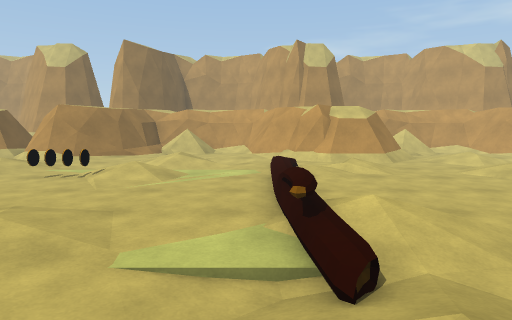
view 1 (above)

16 first-person views from a walk through a Unity game level. The camera is 1.2 m above the floor, tilts 6° down and sees 75° across. The floor is counted in squares, 1 m on a side. Each view is taken from the middle of a square. On the plan, view 1 faces up. The plan holds only what a view shows up to about 14 squares ahead; the rest is blank. The place goes on beyond the plan.

view 2
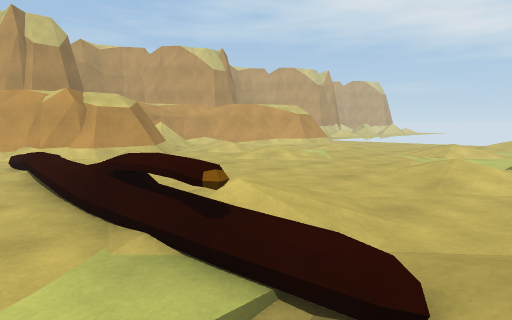

view 3
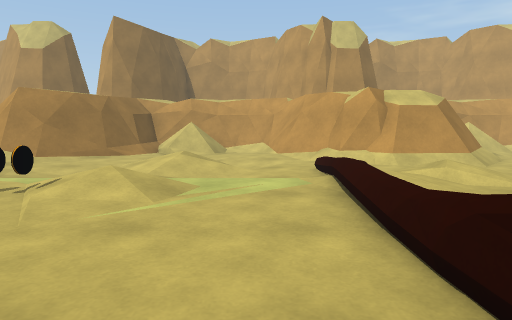

view 4
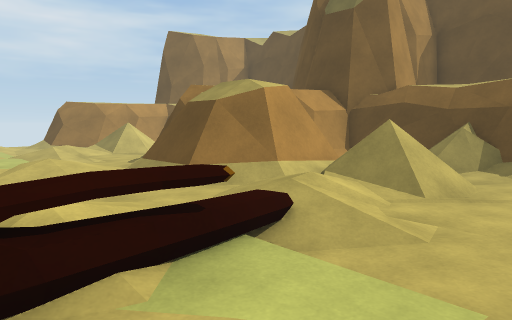

view 5
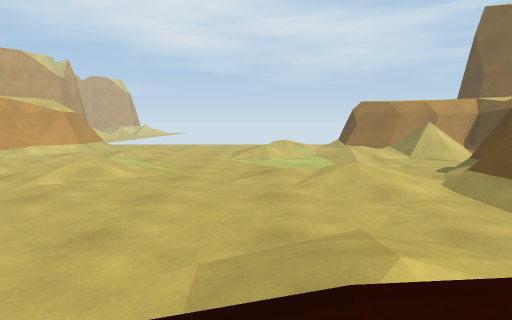

view 6
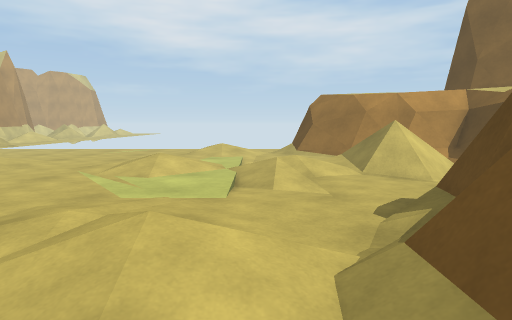

view 7
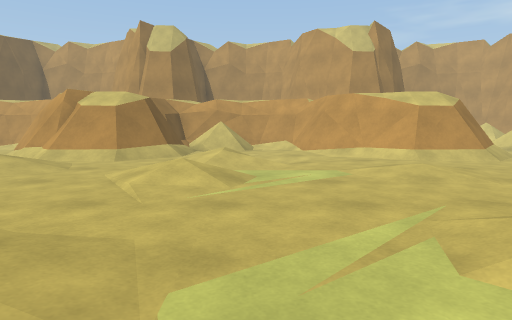

view 8
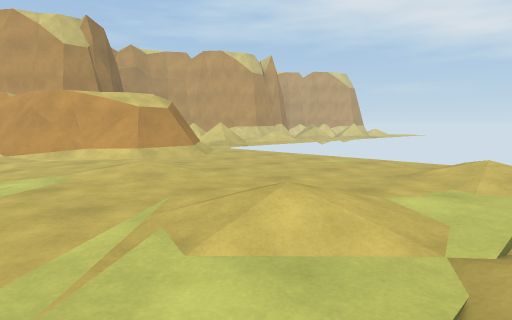

view 9
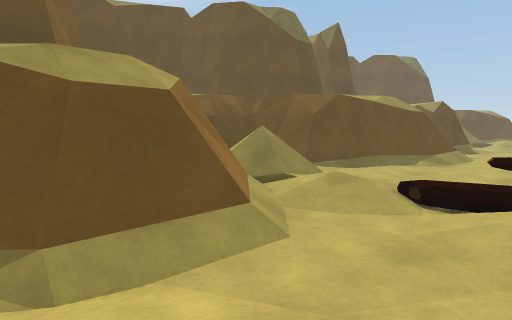

view 10
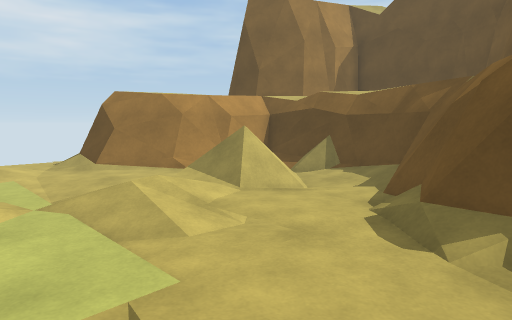

view 11
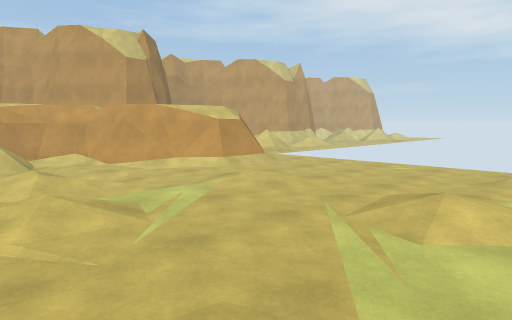

view 12
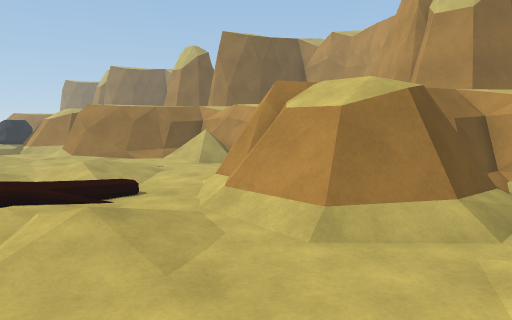

view 13
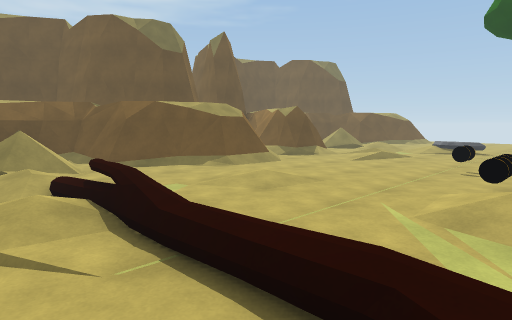

view 14
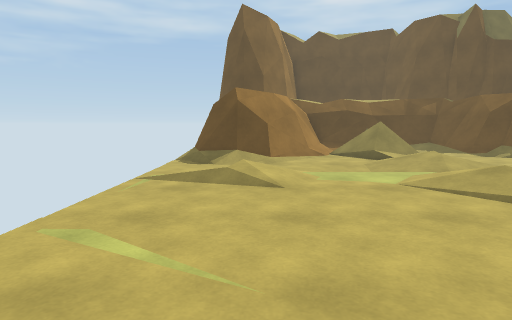

view 15
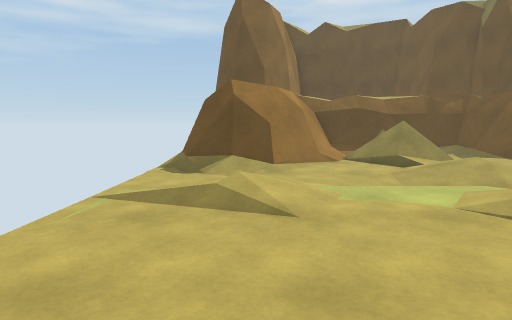

view 16
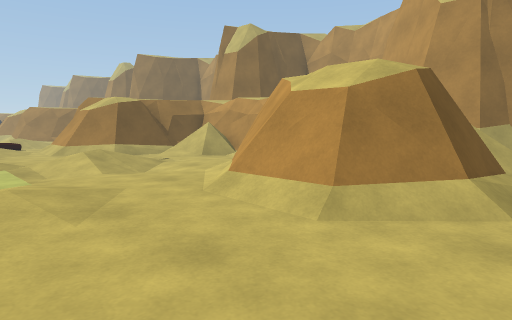

### Floor plan
Key: @ floor where view 1 was taken; # wall or solid block; x gap in a wall; . main floor; : floor 0.25 m higher than the main floor; - floor 0.25 m lower than the main floor; / step, stairs or slope; = window, fence, low wall or low ledge; ^ raised ledge; O other object.
Columns run from 7 left of view 1 to 20 right of it. Each row starts with its distance up from view 1.
 18 ##/OO..##    #///..##    #/
 17 #/.//..###   #///..=##   #=
 16 #..-/-..=#####///-..=#####=
 15 ... //-- #####/ //--./####/
 14 ..////-../===/.///--../==/..
 13 -- ///-.:......///-.........
 12 .- /---.:.//....---.........
 11 ../ /...#.//..///...........
 10 OOO//...O.....///...........
  9 ........=....../............
  8 ........:...................
  7 ........:............/......
  6 ........///........///......
  5 ........x//..//.....//..///.
  4 ........=//..///...../..///.
  3 ......-//....//..-////--./..
  2 ......-///.===/..-////-.../.
  1 ###.....///###==...///../##=
  0  ###...@//######/..///./####
 -1   ###..///##   ##..////##
 -2     ##./  ##    #=.-/ /##
 -3     ##///  #    ##/////#
 -4      ###===#     #######
 -5       ##^###
 -6        ##

Where each view was taken, in squares from view 1:
view 1: 0 up, 0 right, facing up
view 2: 2 up, 1 left, facing up-right
view 3: 4 up, 1 left, facing up
view 4: 6 up, 2 left, facing down-right
view 5: 6 up, 0 right, facing right
view 6: 3 up, 4 right, facing right
view 7: 3 up, 10 right, facing up
view 8: 3 up, 10 right, facing up-right
view 9: 5 up, 7 right, facing down-left
view 10: 5 up, 7 right, facing down-right
view 11: 4 up, 7 right, facing up-right
view 12: 10 up, 8 right, facing up-left
view 13: 11 up, 3 right, facing down-left
view 14: 12 up, 18 right, facing down
view 15: 10 up, 18 right, facing down
view 16: 10 up, 20 right, facing up-left
